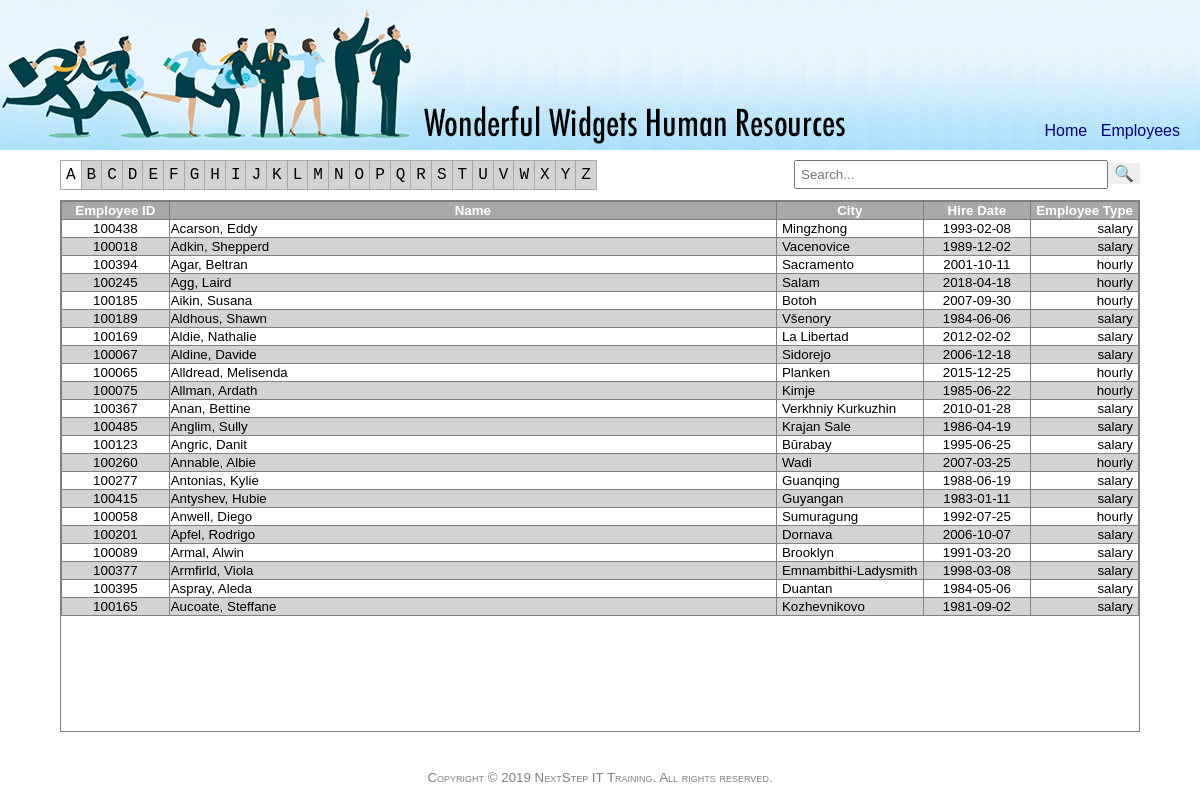
The page /employees-view.sqlite3.php?starts-with=A on the database its author committed.
### tables this page shows
CREATE TABLE employees (
    employee_id INTEGER PRIMARY KEY,
    version INTEGER NOT NULL,
    hire_date DATE NOT NULL,
    employee_no INTEGER NOT NULL UNIQUE,
    government_no VARCHAR (50) NOT NULL,
    first_name VARCHAR (50) NOT NULL,
    last_name VARCHAR (50) NOT NULL,
    email VARCHAR (50),
    street VARCHAR (50),
    city VARCHAR (50),
    state_province VARCHAR (50),
    postal_code VARCHAR (50),
    country_code VARCHAR (50),
    salary_employee TINYINT NOT NULL,
    rate DECIMAL (10, 2) NOT NULL,
    photo BLOB
);

### employees-view.sqlite3.php (the view, shortened to what this page needs)
<?php
$results = null;
main();
function main() {
    $like = ctype_upper($_GET['starts-with'] ?? null) ? "{$_GET['starts-with']}%" : 'A%';
    $like = !empty($_GET['like']) ? "%{$_GET['like']}%" : $like;
    $db = new SQLite3(DSN);
    $sql = <<<'EOT'
SELECT  employee_id,
        employee_no,
        hire_date,
        last_name,
        first_name,
        salary_employee,
        city
        FROM employees WHERE last_name like :like ORDER BY last_name
EOT;
    $statement = $db->prepare($sql);
    $statement->bindParam(':like', $like);
    $results = $statement->execute();
}
?>
<!DOCTYPE html>
<html>
<head>
    <link rel="stylesheet" type="text/css" href="assets/styles/application.css" />
</head>
<body>
    <header>
        <div id="header">
            <img src="/assets/images/header-logo.png" alt="Human Resources Logo" />
            <div id="menu">
                <a href="/index.php">Home</a>
                <a href="/views/employees-view.sqlite3.php">Employees</a>
            </div>
        </div>
    </header>
    <div id="main">
        <div id="content">
            <div class="index-search">
                <div class="index">
                    <table class="index">
                        <tbody>
                            <tr>
                                <?php foreach (range('A','Z') as $letter) { ?>
                                    <td class="<?= ($_GET['starts-with'] ?? null) == $letter ? 'selected' : '' ?>"><a href="<?= "?starts-with=$letter" ?>"><?= $letter ?></td>
                                <?php } ?>
                            </tr>
                        </tbody>
                    </table>
                </div>
                <div class="search">
                    <form method="GET">
                        <input name="like" type="text" class="search" placeholder="Search..." value="<?= $_GET['like'] ?? '' ?>" /><input type="submit" value="&#x1f50d;" style="border: none;" />
                    </form>
                </div>
            </div>
            <div class="list y-scroll">
                <table class="list">
                    <thead>
                    <tr>
                        <th class="minimum-width">Employee ID</th>
                        <th>Name</th>
                        <th class="minimum-width">City</th>
                        <th class="minimum-width">Hire Date</th>
                        <th class="minimum-width">Employee Type</th>
                    </tr>
                    </thead>
                    <tbody>
                    <?php while ($row = $results->fetchArray(SQLITE3_ASSOC)) { ?>
                    <tr>
                        <td class="minimum-width align-center"><a href="/employee-view.sqlite3.php?employee_id=<?= $row['employee_id'] ?>"><?= $row['employee_no'] ?></a></td>
                        <td><a href="/employee-view.sqlite3.php?employee_id=<?= $row['employee_id'] ?>"><?= "{$row['last_name']}, {$row['first_name']}" ?></a></td>
                        <td class="minimum-width"><?= $row['city'] ?></td>
                        <td class="minimum-width align-center"><?= $row['hire_date'] ?></td>
                        <td class="minimum-width align-right"><?= $row['salary_employee'] ? 'salary' : 'hourly' ?></td>
                    </tr>
                    <?php } ?>
                    </tbody>
                </table>
            </div>
        </div>
    </div>
    <footer>
        Copyright &copy; 2019 NextStep IT Training. All rights reserved.
    </footer>
</body>
</html>

### assets/styles/application.css (style rules this page uses)
html, body { margin: 0; font-size: 10pt; font-family: verdana, arial, helvetica, sans-serif; height: 100vh; max-height: 100vh; }
div[id=header] { position: relative; background-image: url(../images/header-background.png); background-repeat: repeat-x; height: 150px; margin: 0 0 10px 0; }
div[id=menu] { position: absolute; right: 10px; bottom: 10px; }
div[id=menu] a { font-family: Verdana, Geneva, Tahoma, Helvetica, Arial, sans-serif; font-size: 12pt; color: navy; text-decoration: none; margin: 0 10px 0 0; }
footer { margin-top: 10px; text-align: center; font-family: Verdana, Geneva, Tahoma, Helvetica, Arial, sans-serif; font-size: 10pt; font-variant: small-caps; color: gray; }
div[id=main] { height: calc(100% - 200px); max-height: calc(100% - 200px); }
div[id=content] { width: 90%; margin-left: 5%; height: calc(100% - 20px); max-height: calc(100% - 20px); }
div.y-scroll { overflow-y: auto; }
div.index-search { margin-bottom: 10px; font-family: "Lucida Console", Monaco, monospace, sans-serif; font-size: 12pt; }
div.index { float: left; }
table.index { border-collapse: collapse; }
table.index td { background-color: lightgray; border: 1px solid darkgray; font-size: 12pt; padding: 5px; }
table.index td.selected { background-color: white; }
table.index a { text-decoration: none; color: black; }
div.search { float: right; }
input.search[type='text'] { padding: 5px; }
div.list { border: 1px solid gray; height: calc(100% - 50px); max-height: calc(100% - 50px); }
table.list { border-collapse: collapse; width: 100%; }
table.list tr:nth-child(even) { background-color: lightgray; }
table.list tr:nth-child(odd) { background-color: white; }
table.list th { background-color: darkgray; color: white; }
table.list td, table.list th { border: 1px solid gray; }
table.list td.minimum-width, table.list th.minimum-width { width: 10%; white-space: nowrap; padding-left: 5px; padding-right: 5px; }
.align-center { text-align: center; }
.align-right { text-align: right; }
table.list a { color: black; text-decoration: none; }
input { font-family: verdana, arial, helvetica, sans-serif; font-size: 10pt; }
input[type=text], input[type=password] { width: 300px; }
input[type='button'], input[type='reset'], input[type='submit'] { font-family: verdana, arial, helvetica, sans-serif; font-size: 12pt; }

### rows shown on the page
employees: employee_no "100438", last_name "Acarson", first_name "Eddy", city "Mingzhong", hire_date "1993-02-08", salary_employee "salary"
employees: employee_no "100018", last_name "Adkin", first_name "Shepperd", city "Vacenovice", hire_date "1989-12-02", salary_employee "salary"
employees: employee_no "100394", last_name "Agar", first_name "Beltran", city "Sacramento", hire_date "2001-10-11", salary_employee "hourly"
employees: employee_no "100245", last_name "Agg", first_name "Laird", city "Salam", hire_date "2018-04-18", salary_employee "hourly"
employees: employee_no "100185", last_name "Aikin", first_name "Susana", city "Botoh", hire_date "2007-09-30", salary_employee "hourly"
employees: employee_no "100189", last_name "Aldhous", first_name "Shawn", city "Všenory", hire_date "1984-06-06", salary_employee "salary"
employees: employee_no "100169", last_name "Aldie", first_name "Nathalie", city "La Libertad", hire_date "2012-02-02", salary_employee "salary"
employees: employee_no "100067", last_name "Aldine", first_name "Davide", city "Sidorejo", hire_date "2006-12-18", salary_employee "salary"
employees: employee_no "100065", last_name "Alldread", first_name "Melisenda", city "Planken", hire_date "2015-12-25", salary_employee "hourly"
employees: employee_no "100075", last_name "Allman", first_name "Ardath", city "Kimje", hire_date "1985-06-22", salary_employee "hourly"
employees: employee_no "100367", last_name "Anan", first_name "Bettine", city "Verkhniy Kurkuzhin", hire_date "2010-01-28", salary_employee "salary"
employees: employee_no "100485", last_name "Anglim", first_name "Sully", city "Krajan Sale", hire_date "1986-04-19", salary_employee "salary"
employees: employee_no "100123", last_name "Angric", first_name "Danit", city "Būrabay", hire_date "1995-06-25", salary_employee "salary"
employees: employee_no "100260", last_name "Annable", first_name "Albie", city "Wadi", hire_date "2007-03-25", salary_employee "hourly"
employees: employee_no "100277", last_name "Antonias", first_name "Kylie", city "Guanqing", hire_date "1988-06-19", salary_employee "salary"
employees: employee_no "100415", last_name "Antyshev", first_name "Hubie", city "Guyangan", hire_date "1983-01-11", salary_employee "salary"
employees: employee_no "100058", last_name "Anwell", first_name "Diego", city "Sumuragung", hire_date "1992-07-25", salary_employee "hourly"
employees: employee_no "100201", last_name "Apfel", first_name "Rodrigo", city "Dornava", hire_date "2006-10-07", salary_employee "salary"
employees: employee_no "100089", last_name "Armal", first_name "Alwin", city "Brooklyn", hire_date "1991-03-20", salary_employee "salary"
employees: employee_no "100377", last_name "Armfirld", first_name "Viola", city "Emnambithi-Ladysmith", hire_date "1998-03-08", salary_employee "salary"
employees: employee_no "100395", last_name "Aspray", first_name "Aleda", city "Duantan", hire_date "1984-05-06", salary_employee "salary"
employees: employee_no "100165", last_name "Aucoate", first_name "Steffane", city "Kozhevnikovo", hire_date "1981-09-02", salary_employee "salary"

### other values the page prints
$letter "A"
$letter "B"
$letter "C"
$letter "D"
$letter "E"
$letter "F"
$letter "G"
$letter "H"
$letter "I"
$letter "J"
$letter "K"
$letter "L"
$letter "M"
$letter "N"
$letter "O"
